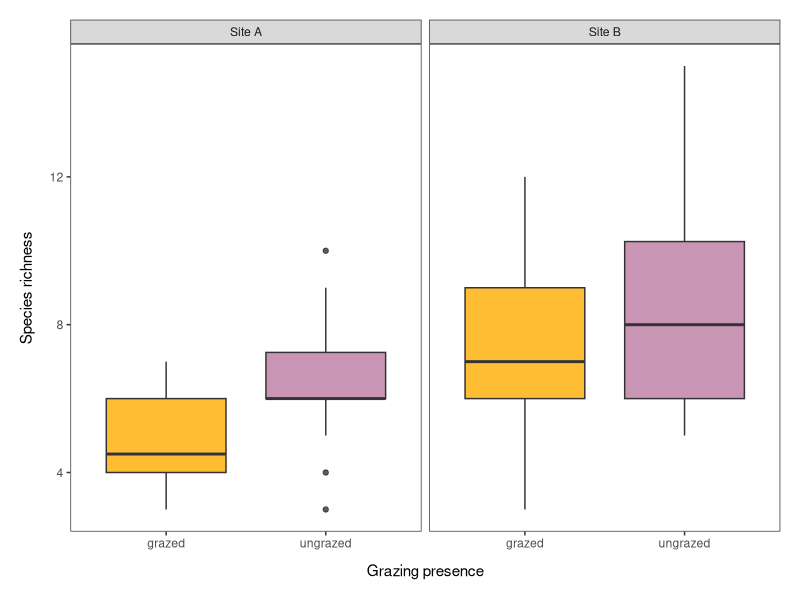
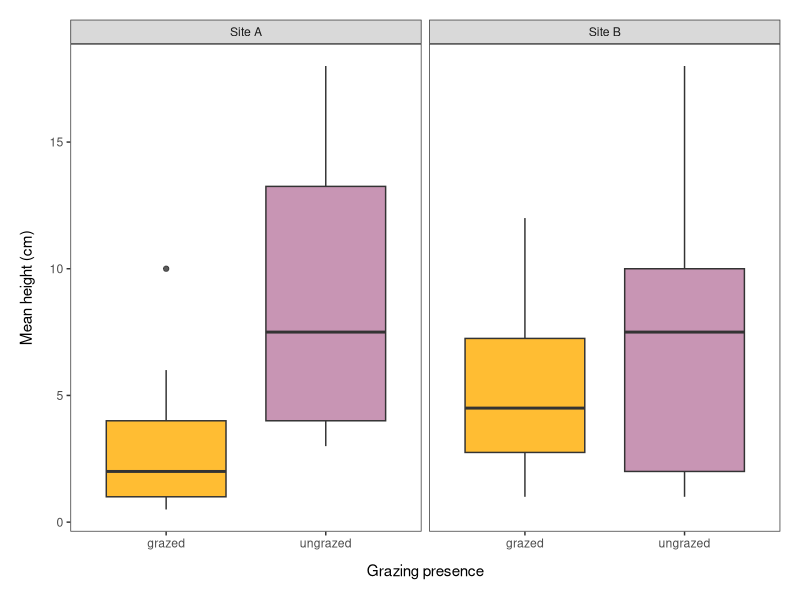
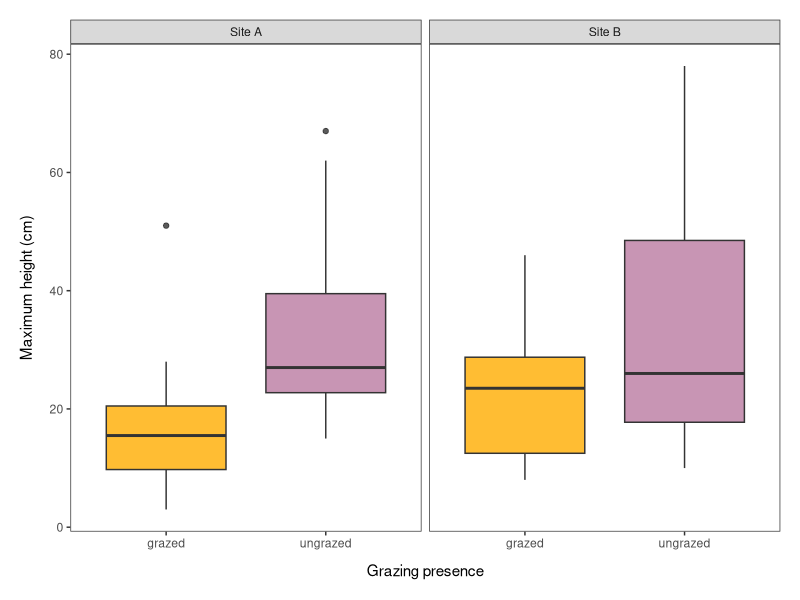
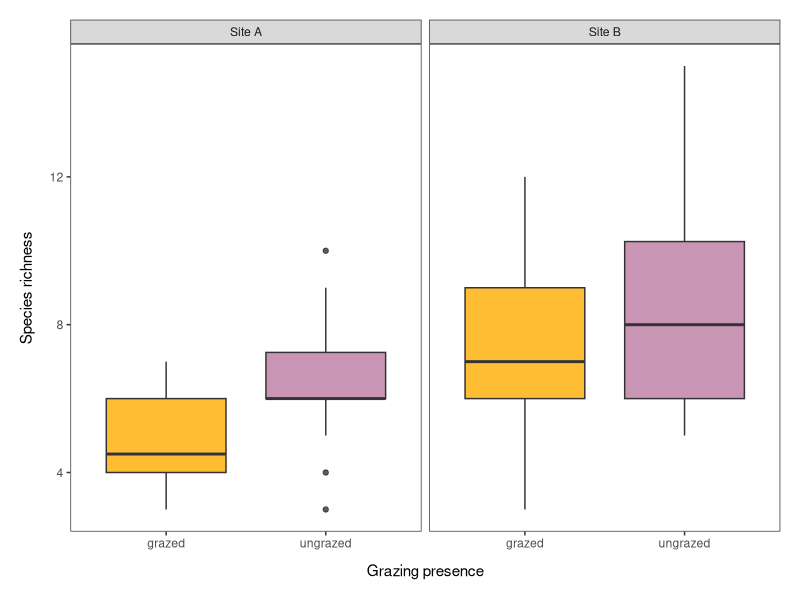
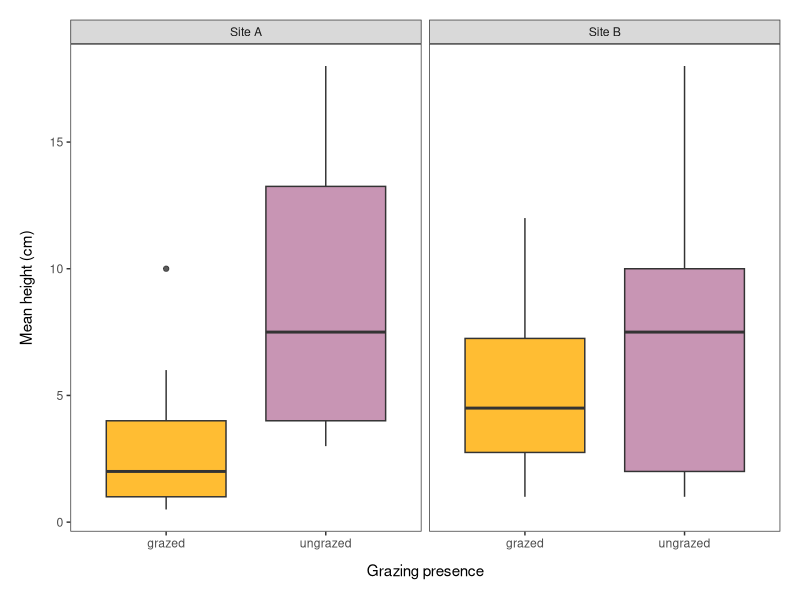
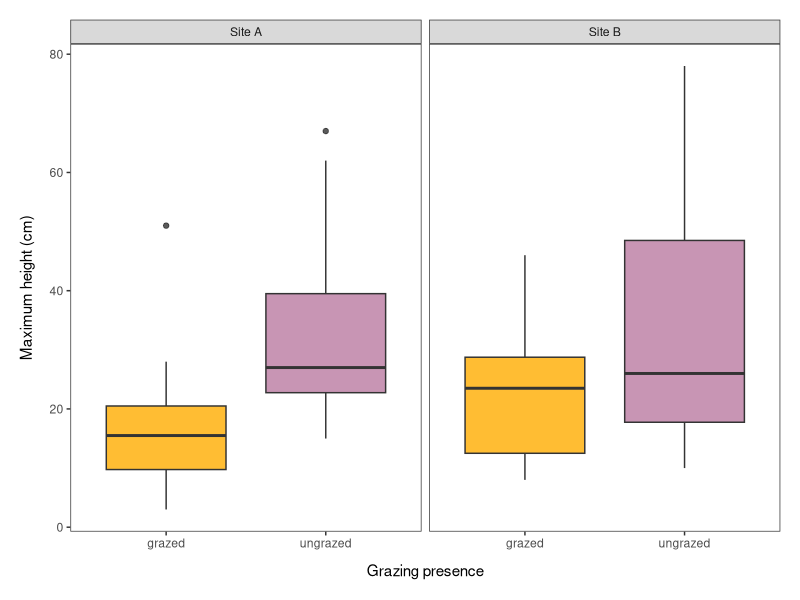

Here is the R script that generated these plots, in order:
### Figures for LE Project course
### Topic: effect of grazing in Stensjö's thinned forests on species richness
### Emma Gemal, Stockholm University 

## Library ---- 
library(tidyverse)

## Loading the data ----
grazing <- read.csv("Data/full_data.csv", header = T)

str(grazing)   # site and plot are integers
summary(grazing)

### Data manipulation ----
grazing <- grazing %>% 
              mutate(site = as.character(site),
                     plot = as.factor(plot))
str(grazing)


### Boxplots ----
themegz <- theme_bw() +
              theme(panel.grid = element_blank(),
                    axis.title.x = 
                      element_text(margin = margin(t = 10, r = 0, b = 0, l = 0)),
                    axis.title.y = 
                      element_text(margin = margin(t = 0, r = 10, b = 0, l = 0)),
                    legend.position = "none") +
              theme(plot.margin = unit(c(0.5, 0.5, 0.5, 0.5), "cm"))

# changing names for site 
grazing2 <- grazing %>% 
              mutate(site = case_when(site == "1" ~ "Site A",
                                      site == "2" ~ "Site B"))      
str(grazing)

## Species richness vs. grazing ---
(rich_plot <- ggplot(grazing2, aes(x = grazing, y = richness)) +
                geom_boxplot(aes(fill = grazing), alpha = 0.8) +
                facet_wrap(~site) +
                ylab("Species richness") +
                xlab("Grazing presence") +
                themegz +
                scale_fill_manual(values = c("#FFAD00", "#BA7BA1")))

ggsave("Figures/richness_grazing.png", plot = rich_plot, height = 5, width = 6, units = "in")

## Average height vs. grazing ---
(avg_plot <- ggplot(grazing2, aes(x = grazing, y = avg_height)) +
                geom_boxplot(aes(fill = grazing), alpha = 0.8) +
                facet_wrap(~site) +
                ylab("Mean height (cm)") +
                xlab("Grazing presence") +
                themegz +
                scale_fill_manual(values = c("#FFAD00", "#BA7BA1")))

ggsave("Figures/avgheight_grazing.png", plot = avg_plot, height = 5, width = 6, units = "in")

## Maximum height vs. grazing ---
(tall_plot <- ggplot(grazing2, aes(x = grazing, y = tallest)) +
                geom_boxplot(aes(fill = grazing), alpha = 0.8) +
                facet_wrap(~site) +
                ylab("Maximum height (cm)") +
                xlab("Grazing presence") +
                themegz +
                scale_fill_manual(values = c("#FFAD00", "#BA7BA1")))

ggsave("Figures/maxheight_grazing.png", plot = tall_plot, height = 5, width = 6, units = "in")

